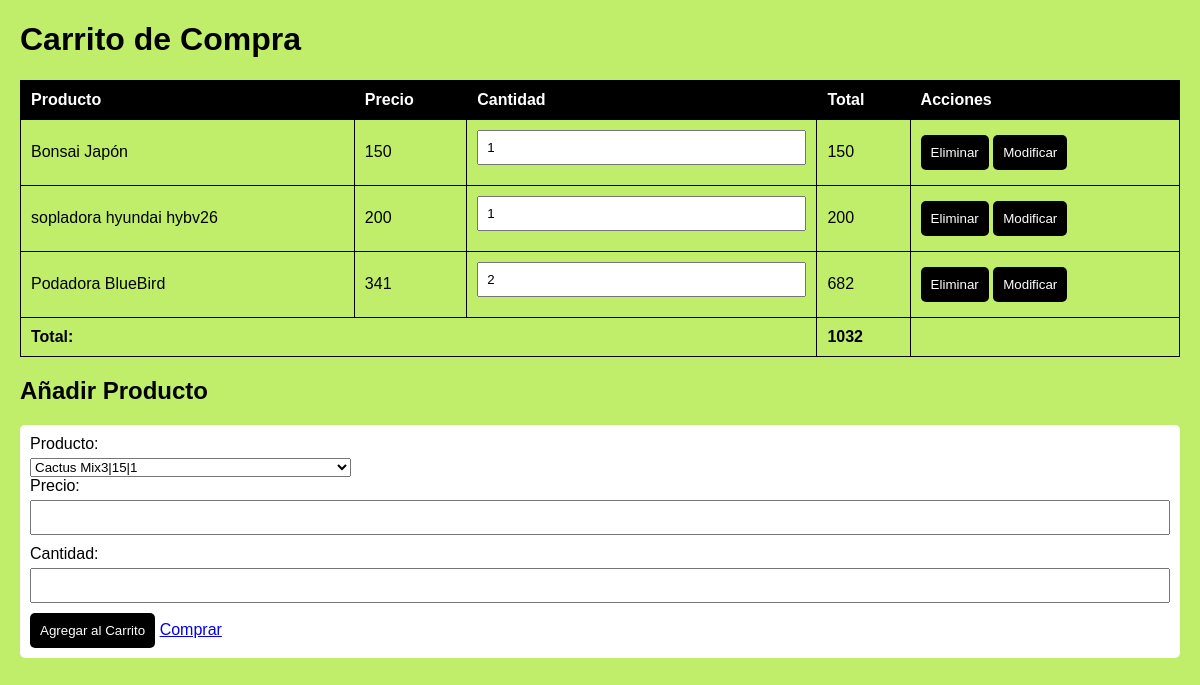
The page /López_Joel_TiendaOnline/pages/carrito.php (signed in) on the database its author committed.
### tables this page shows
CREATE TABLE `carrito` (
  `idcarrito` int NOT NULL,
  `cantidadproducto` int NOT NULL,
  `idcliente` varchar(45) NOT NULL,
  `idproducto` int NOT NULL,
  KEY `idcliente_idx` (`idcliente`),
  KEY `idproducto_idx` (`idproducto`),
  CONSTRAINT `idcliente` FOREIGN KEY (`idcliente`) REFERENCES `cliente` (`dni`),
  CONSTRAINT `idproducto` FOREIGN KEY (`idproducto`) REFERENCES `producto` (`id`)
);

CREATE TABLE `producto` (
  `id` int NOT NULL,
  `nombre` varchar(45) NOT NULL,
  `precio` decimal(10,0) DEFAULT NULL,
  PRIMARY KEY (`id`),
  UNIQUE KEY `id_UNIQUE` (`id`)
);

### López_Joel_TiendaOnline/pages/carrito.php (the view, shortened to what this page needs)
<?php
function totalObjetosCarrito($carrito)
{
    $total = 0;
    if (isset($carrito)) {
        foreach ($carrito as $clave => $objeto) {
            $total += ($objeto['precio'] * $objeto['cantidadproducto']);
        }
    }
    return $total;
}
$hostDB = '127.0.0.1';
$nombreDB = 'ab';
$usuarioDB = 'root';
$contrasenyaDB = 'Luamomo12#';
$hostPDO = "mysql:host=$hostDB;dbname=$nombreDB;";
$miPDO = new PDO($hostPDO, $usuarioDB, $contrasenyaDB);
$productosDisponibles = $miPDO->prepare('SELECT * FROM producto;');
$productosDisponibles->execute();
$objetosCarrito = $miPDO->prepare('select producto.id, producto.nombre, producto.precio, carrito.cantidadproducto from producto, carrito where producto.id = carrito.idproducto and carrito.idcliente = :dni;');
if (isset($_SESSION['usserId'])) {
    $dni = $_SESSION['usserId'];
} else {
    $dni = '0';
}
$objetosCarrito->execute(
    array(
        'dni' => $dni
    )
);
$listaObjetosCarrito = $objetosCarrito->fetchAll(PDO::FETCH_ASSOC);
$totalCarrito = totalObjetosCarrito($listaObjetosCarrito);
?>
<!DOCTYPE html>
<html lang="es">
<head>
</head>
<body>
    <h1>Carrito de Compra</h1>
    <table id="carrito">
        <thead>
            <tr>
                <th>Producto</th>
                <th>Precio</th>
                <th>Cantidad</th>
                <th>Total</th>
                <th>Acciones</th>
            </tr>
        </thead>
        <tbody>
            <?php
            foreach ($listaObjetosCarrito as $clave => $objeto) { ?>
                <tr>
                    <td>
                        <?= $objeto['nombre']; ?>
                    </td>
                    <td>
                        <?= $objeto['precio']; ?>
                    </td>
                    <td>
                        <input name="cantidadM" type="number" id="cantidadM" value='<?= $objeto['cantidadproducto']; ?>'>
                    </td>
                    <td>
                        <?= $objeto['cantidadproducto'] * $objeto['precio']; ?>
                    </td>
                    <td>
                        <button type="button" onclick="deleteRow(<?= $objeto['id']; ?>)">Eliminar</button>
                        <button type="button" onclick="updateRow(<?= $objeto['id']; ?>)">Modificar</button>
                    </td>
                </tr>
                <?php
            }
            ?>
        </tbody>
        <tfoot>
            <tr>
                <td class="total" colspan="3">Total:</td>
                <td class="total" id="total">
                    <?= $totalCarrito ?>
                </td>
                <td></td>
            </tr>
        </tfoot>
    </table>
    <h2>Añadir Producto</h2>
    <form action="añadirProductoCarrito.php" id="formulario" method="post">
        <label for="producto">Producto:</label>
        <select name="producto" id="producto" onchange="productSelected();">
            <?php
            foreach ($productosDisponibles as $clave => $producto) { ?>
                <option value=<?= $producto["nombre"] ?>><?= $producto["nombre"] . "|" . $producto['precio'] . "|" . $producto['id'] ?></option>
                <?php
            }
            ?>
        </select>
        <label for="precio">Precio:</label>
        <input name="precio" type="number" id="precio" step="0.01" required>
        <label for="cantidad">Cantidad:</label>
        <input name="cantidad" type="number" id="cantidad" required>
        <button type="submit">Agregar al Carrito</button>
        <a name="boton2" href="comprar.php">Comprar</a>
    </form>
</body>
</html>

### López_Joel_TiendaOnline/pages/carrito.php (style rules this page uses)
body { font-family: Arial, sans-serif; margin: 20px; background-color: rgb(192, 238, 107); color: black; }
table { width: 100%; border-collapse: collapse; margin-bottom: 20px; }
table, th, td { border: 1px solid #000; }
th, td { padding: 10px; text-align: left; }
th { background-color: #000; color: #fff; }
.total { font-weight: bold; }
form { background-color: #fff; padding: 10px; border-radius: 5px; margin-bottom: 20px; }
label { display: block; margin-bottom: 5px; }
input { width: 100%; padding: 8px; margin-bottom: 10px; box-sizing: border-box; }
button { background-color: #000; color: #fff; padding: 10px; border: none; cursor: pointer; border-radius: 5px; }

### rows shown on the page
carrito: idproducto.nombre "Bonsai Japón", idproducto.precio "150", cantidadM "1", $objeto['cantidadproducto']*$objeto['precio'] "150"
carrito: idproducto.nombre "sopladora hyundai hybv26", idproducto.precio "200", cantidadM "1", $objeto['cantidadproducto']*$objeto['precio'] "200"
carrito: idproducto.nombre "Podadora BlueBird", idproducto.precio "341", cantidadM "2", $objeto['cantidadproducto']*$objeto['precio'] "682"

### other values the page prints
$totalCarrito "1032"
form field producto "Cactus Mix3|15|1"
